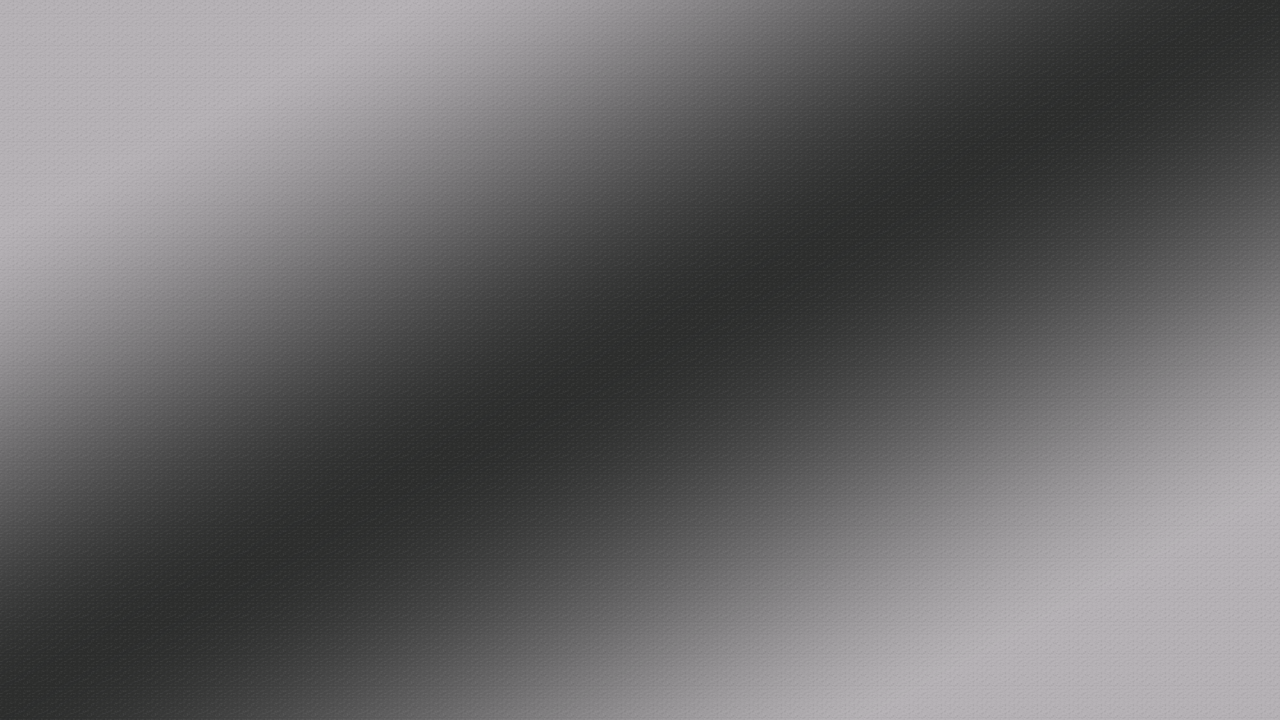
#> input picture resources/img/alpr-main-bg.png, 1280 x 720 px, found by its file name
$ python imgloader.py   (Python 2 division)   (older library calls are emulated)
#> lines starting #> are read from the running program, lines starting #| are printed output that depends on the picture
# -*- coding: utf-8 -*-
"""
Created on Mon Jun 13 11:57:22 2016

@author: Kenneth
"""

from PIL import Image, ImageTk
from constants.alprconstants import CANVAS_WIDTH, CANVAS_HEIGHT
import os

cwd = os.getcwd()
"""
Will hold all constant image rsources; load images selected from the UI
"""
MAIN_BG = Image.open(cwd+'\\resources\\img\\alpr-main-bg.png')
#> MAIN_BG is the input picture: PIL image 1280x720 RGB; mean R, G, B 103.2, 102.2, 103.4
CANVAS_BG = Image.open(cwd+'\\resources\\img\\canvas-bg.png')
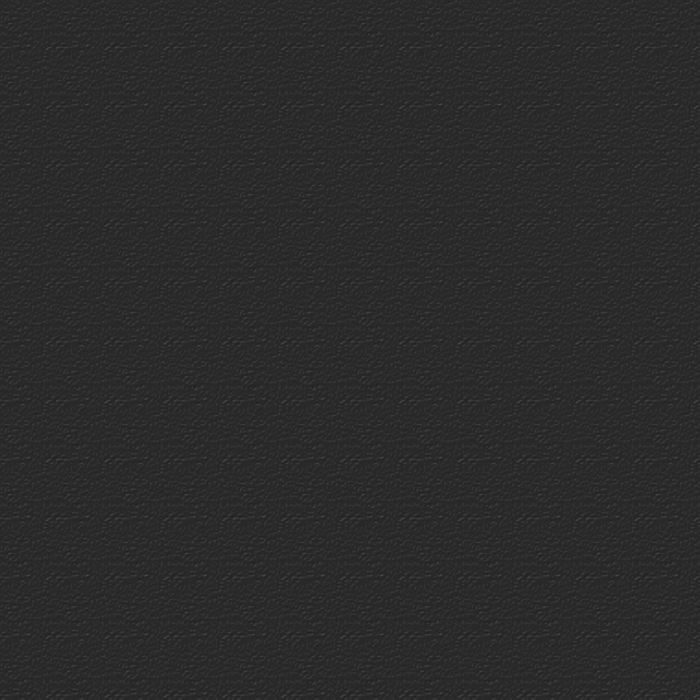
#> input picture resources/img/canvas-bg.png, 700 x 700 px, found by its file name
#> CANVAS_BG is the input picture: PIL image 700x700 RGB; mean R, G, B 44.2, 43.2, 43.2
FRAMELIST_BG = Image.open(cwd+'\\resources\\img\\listbox-bg.png')
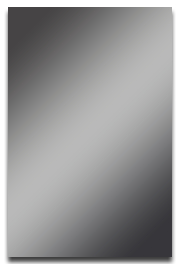
#> input picture resources/img/listbox-bg.png, 180 x 264 px, found by its file name
#> FRAMELIST_BG is the input picture: PIL image 180x264 RGBA; mean R, G, B, A 137.7, 137.4, 138, 224.8
#> (the run stopped early here; a loop or call above may not have finished)
